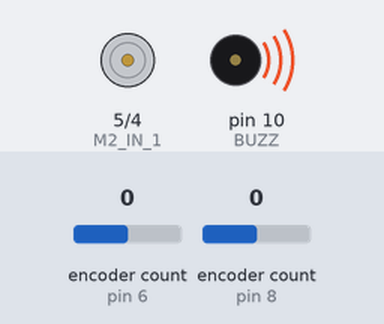
A sketch run on a simulated Arduino Uno, built with avr-gcc and run on an emulated ATmega328P. Shown: motor-driver pin pairs drawn as motors (green arrow = first pin HIGH = forward, orange = second pin HIGH = backward, longer = more drive), buzzer (waves = sounding). The test bench sets the inputs (shaded band); at power-on: encoder count (sensors on pin 6, pin 8) 0. What the sketch prints to the serial monitor is not drawn.

Above: at 0.1 s.
At 1.1 s:
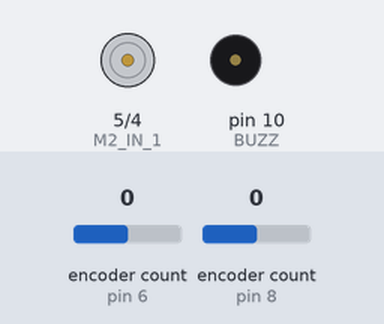
At 117.0 s:
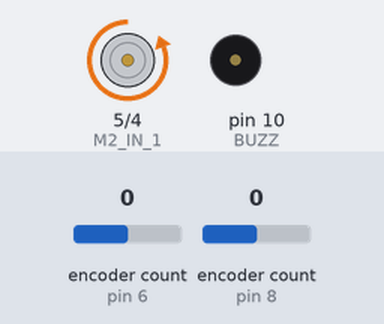
Timing chart, 0 to 118.5 s (numbered marks = the images above):
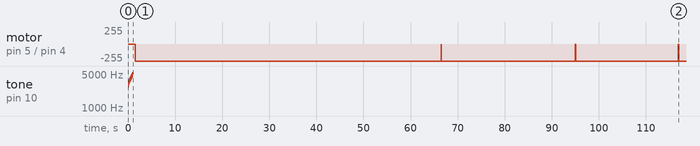

The sketch:

Right_Motor_PID_Test_Update.ino
```cpp
#include <Adafruit_MCP3008.h>
#include <Encoder.h>

//  pins assigned to the encoder values
const unsigned int M1_ENC_A = 6;
const unsigned int M2_ENC_A = 8;
const unsigned int M1_ENC_B = 7;
const unsigned int M2_ENC_B = 9;

//add it in for buzzer
const unsigned int BUZZ = 10;

Encoder enc1(M1_ENC_A, M1_ENC_B); //Encoder for Motor 1 (left)
Encoder enc2(M2_ENC_A, M2_ENC_B); //Encoder for Motor 2 (right)

//  motor control pins
const unsigned int M1_IN_1 = 2;   //motor 1 backward
const unsigned int M1_IN_2 = 3;   //motor 1 forward
const unsigned int M2_IN_1 = 5;   //motor 2 backward
const unsigned int M2_IN_2 = 4;   //motor 2 forward

const unsigned int MIN_PWM_VALUE = 0;   //minimum PWM value
const unsigned int MAX_PWM_VALUE = 255; //maximum PWM value not to be exceeded
const unsigned int PWM_VALUE = 60;      //Base moving speed for the robot (for testing purposes)

/*  for use when integrated with the overall code - encoder value will not start at 0  */
const int left_beginning_encoder_value = 0;
const int right_beginning_encoder_value = 0;

/*  Rotary Encoder Values  */
const float revolution_ticks = 360; //  360 ticks/wheel rotation
const float revolution_distance = 10.5; //  10.5 cm per rotation
const float dist_per_tick = revolution_distance / revolution_ticks; //cm equivalent of the rotary encoder ticks
const float junction_ticks = 15;  //  514.5 ticks per 15 cm

/*  Variable for the test position - position_setpoint to be incremented with time  */
float test_speed = 23;    //test speed of 23 cm/s
float position_setpoint = 0;  //set the initial position setpoint to zero
float last_position_setpoint = 0;

/* global variables to keep the old readings */
float last_time_s = 0;
float right_last_error = 0;

/* PID Controller Gains and Global Variables */
//These values of kp, ki and kd are in the process of being tuned
float right_kp = 3;
float right_ki = 1.2;
float right_kd = 0.05;
//Global variables for P, I, and D terms to retain outside of the main loop
float right_P;
float right_I;
float right_D;


void setup()
{
  Serial.begin(115200);
  float right_beginning_encoder_value = enc2.read(); //this will be at the start of the function
  for (int i = 0; i < 10; i++) {
    tone(BUZZ, 3000+(i*200), 100);
    delay(100);
  }

}

void PID_Motor_Control(int right)   //just testing the left in this code for now
{
  analogWrite(M2_IN_1, 0);
  analogWrite(M2_IN_2, right);
}


void loop()
{

  //Current time and encoder readings
  float current_time = micros() ;
  float current_time_s = current_time / 1e6;
  float right_current_encoder_value = -enc2.read();    //read the current encoder value

  /*  Using adjusted encoder value so that there's no issue if it's been running for a long time  */
  float right_adjusted_encoder_value = right_current_encoder_value - right_beginning_encoder_value;  //again for testing the leat wheel
  float right_position_cm = right_adjusted_encoder_value * dist_per_tick;


  // Calculating the change in time
  float delta_time_s = current_time_s - last_time_s;
  //Serial.print(delta_time_s); Serial.print("\t");


  /*  Testing the motor controller with the motor 1 (left motor: tired note - left motor is on right side when the robot is upside down)  */
  float right_error_sig = right_position_cm - position_setpoint;

  right_P = right_error_sig;
  right_I = right_I + (right_error_sig * delta_time_s);
  right_D =  (right_error_sig - right_last_error) / delta_time_s;  //check to make sure that delta s isn't too large or too small - might be useless if too long or too short
  right_last_error = right_error_sig;

  float right_motor_control_sig = right_P * right_kp + right_I * right_ki + right_D * right_kd;

  int rightPWM = -right_motor_control_sig;

  if (rightPWM > MAX_PWM_VALUE) {
    rightPWM = MAX_PWM_VALUE;
  }
  if (rightPWM < 0) {
    rightPWM = 0;
  }

  /* Setting the updated values for the next loop iteratin - Ramping position to match desired velocity, updating the last_time reading */
  float position_increment = test_speed * delta_time_s;  //ramp position to match desired velocity
  float new_position_setpoint = position_setpoint + position_increment;
  position_setpoint = new_position_setpoint;

  last_time_s = current_time_s;
  Serial.print(position_setpoint); Serial.print("\t");  //printing out position setpoint to ensure that it's incrementing


  Serial.print(right_position_cm); Serial.print("\t");
  Serial.print(right_error_sig); Serial.print("\t");

  Serial.print(rightPWM); Serial.print("\t");
  Serial.println();
  PID_Motor_Control(rightPWM);

}
```

Measured:
- by itself, motor on pin 5 (M2_IN_1) / pin 4 (M2_IN_2): stopped → backward 255/255 at 1.6 s, → stopped 64.9 s later, → backward 255/255 0.07 s later
